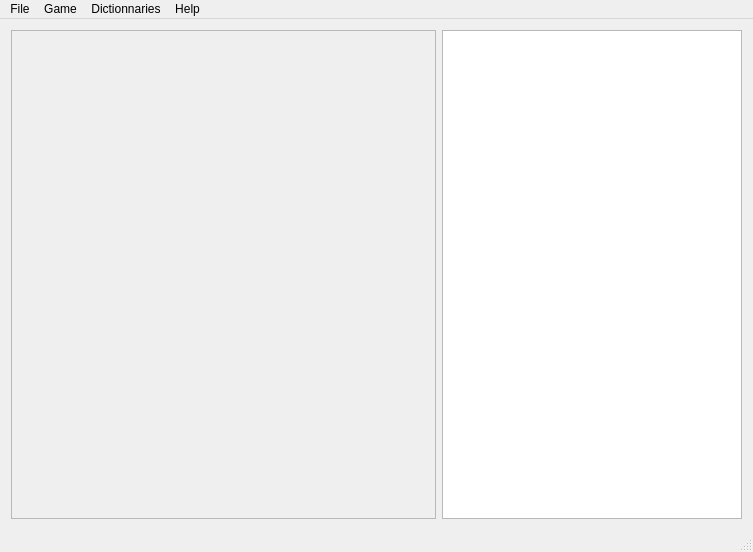
<?xml version="1.0" encoding="UTF-8"?>
<ui version="4.0">
 <class>MainWindow</class>
 <widget class="QMainWindow" name="MainWindow">
  <property name="geometry">
   <rect>
    <x>0</x>
    <y>0</y>
    <width>753</width>
    <height>552</height>
   </rect>
  </property>
  <property name="windowTitle">
   <string>MainWindow</string>
  </property>
  <property name="autoFillBackground">
   <bool>false</bool>
  </property>
  <widget class="QWidget" name="centralWidget">
   <layout class="QGridLayout" name="gridLayout_2">
    <item row="0" column="0">
     <widget class="QScrollArea" name="scrollArea">
      <property name="widgetResizable">
       <bool>true</bool>
      </property>
      <widget class="QWidget" name="gameLayout_2">
       <property name="geometry">
        <rect>
         <x>0</x>
         <y>0</y>
         <width>427</width>
         <height>487</height>
        </rect>
       </property>
       <layout class="QGridLayout" name="gameLayout">
        <property name="leftMargin">
         <number>0</number>
        </property>
        <property name="topMargin">
         <number>0</number>
        </property>
        <property name="rightMargin">
         <number>0</number>
        </property>
        <property name="bottomMargin">
         <number>0</number>
        </property>
        <property name="spacing">
         <number>0</number>
        </property>
       </layout>
      </widget>
     </widget>
    </item>
    <item row="0" column="1">
     <widget class="QListWidget" name="definitionWidget">
      <property name="maximumSize">
       <size>
        <width>300</width>
        <height>16777215</height>
       </size>
      </property>
     </widget>
    </item>
   </layout>
  </widget>
  <widget class="QMenuBar" name="menuBar">
   <property name="geometry">
    <rect>
     <x>0</x>
     <y>0</y>
     <width>753</width>
     <height>23</height>
    </rect>
   </property>
   <widget class="QMenu" name="menuJeu">
    <property name="title">
     <string>File</string>
    </property>
    <addaction name="actionNouvelle_partie"/>
    <addaction name="actionCharger_une_partie"/>
    <addaction name="actionEnregistrer_partie"/>
    <addaction name="actionExporter_grille"/>
    <addaction name="exportPDF"/>
    <addaction name="actionQuitter"/>
   </widget>
   <widget class="QMenu" name="menuPartie">
    <property name="title">
     <string>Game</string>
    </property>
    <addaction name="actionV_rifier_la_grille"/>
    <addaction name="actionCorriger_la_grille"/>
    <addaction name="actionVider_la_grille"/>
   </widget>
   <widget class="QMenu" name="menuDictionnaires">
    <property name="title">
     <string>Dictionnaries</string>
    </property>
    <addaction name="actionGestion_des_dictionnaire"/>
   </widget>
   <widget class="QMenu" name="menuAide">
    <property name="title">
     <string>Help</string>
    </property>
    <addaction name="actionMenu_Aide"/>
    <addaction name="actionA_propos"/>
   </widget>
   <addaction name="menuJeu"/>
   <addaction name="menuPartie"/>
   <addaction name="menuDictionnaires"/>
   <addaction name="menuAide"/>
  </widget>
  <widget class="QStatusBar" name="statusBar"/>
  <action name="actionNouvelle_partie">
   <property name="text">
    <string>New grid...</string>
   </property>
  </action>
  <action name="actionCharger_une_partie">
   <property name="text">
    <string>Load grid...</string>
   </property>
  </action>
  <action name="actionEnregistrer_partie">
   <property name="text">
    <string>Save...</string>
   </property>
  </action>
  <action name="actionExporter_grille">
   <property name="text">
    <string>Export...</string>
   </property>
  </action>
  <action name="actionQuitter">
   <property name="text">
    <string>Exit</string>
   </property>
  </action>
  <action name="actionCorriger_la_grille">
   <property name="text">
    <string>Correct grid</string>
   </property>
  </action>
  <action name="actionVider_la_grille">
   <property name="text">
    <string>Empty grid</string>
   </property>
  </action>
  <action name="actionGestion_des_dictionnaire">
   <property name="text">
    <string>Manage dictionnaries</string>
   </property>
  </action>
  <action name="actionMenu_Aide">
   <property name="text">
    <string>Menu Aide</string>
   </property>
  </action>
  <action name="actionA_propos">
   <property name="text">
    <string>About Polygeriou...</string>
   </property>
  </action>
  <action name="actionV_rifier_la_grille">
   <property name="text">
    <string>Check grid</string>
   </property>
  </action>
  <action name="exportPDF">
   <property name="text">
    <string>Export PDF...</string>
   </property>
   <property name="toolTip">
    <string>Exporter en PDF</string>
   </property>
  </action>
 </widget>
 <layoutdefault spacing="6" margin="11"/>
 <resources/>
 <connections/>
</ui>
